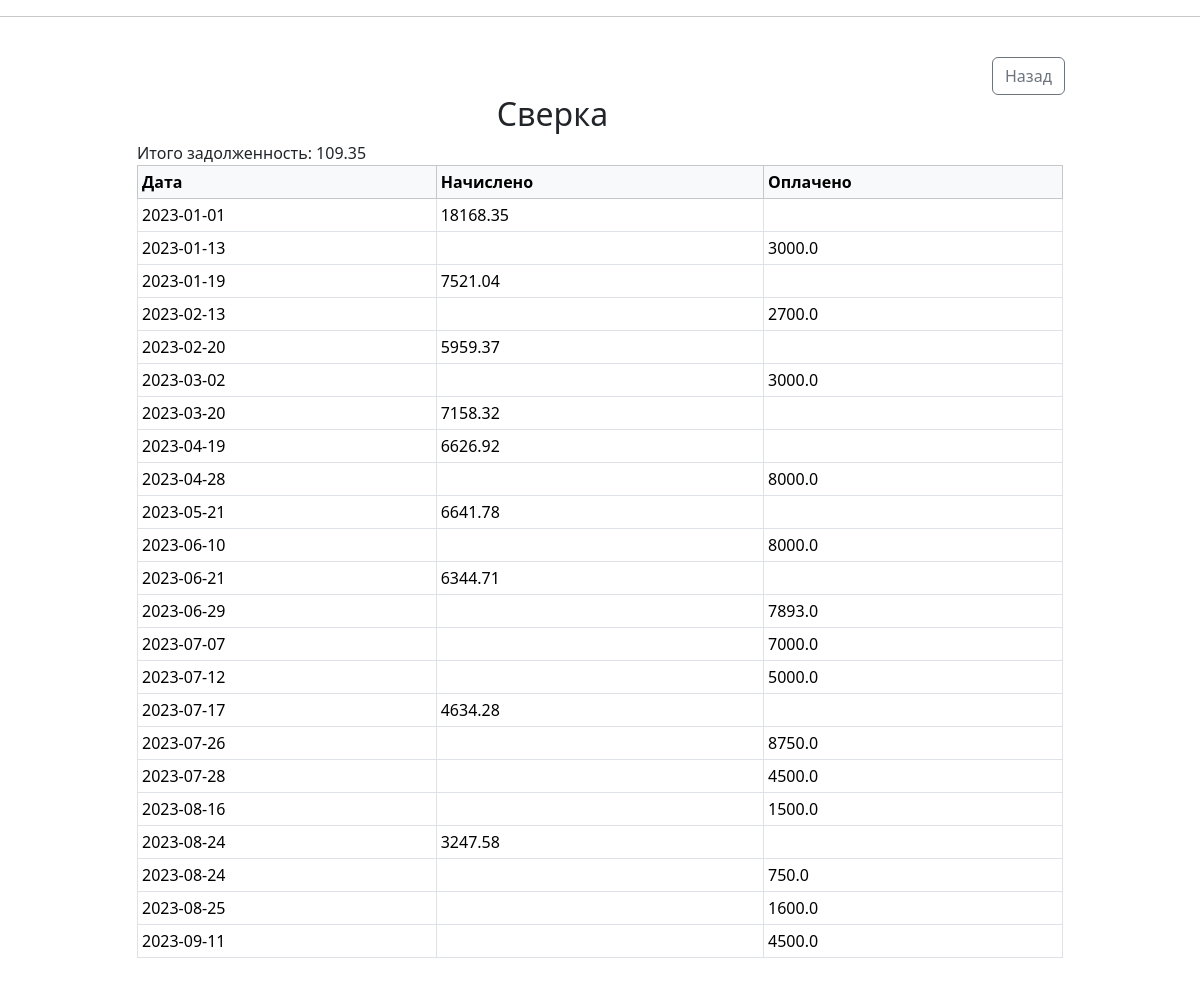
Screenshot of /views with the database file from the repository.
### app/models.py (models this page shows, shortened)
class Report(db.Model):
    id = db.Column(db.Integer, primary_key=True)
    value = db.Column(db.Float)
    date = db.Column(db.Date, index=True, default=date.today())
    data_type = db.Column(db.String(20), db.ForeignKey('type.type'))

### app/routes.py (the view)
@app.route('/views')
def views():
    result = {'accrued': 0.0, 'payment': 0.0}
    dataset = Report.query.order_by(Report.date).all()
    for data in dataset:
        if data.data_type == 'Начислено':
            result['accrued'] += data.value
        else:
            result['payment'] += data.value
    result = round(result['accrued'] - result['payment'], 2)
    return render_template(f"{url_for('views')}.html", title='Сверка', dataset=dataset, result=result)

### app/templates/views.html (shortened to what this page needs)
{% extends 'base.html' %}
{% block content %}
<div class="container">
  <div class="row">
    <div class="col-sm-10"></div>
    <div class="col-sm-2">
        <br>
        <a href= {{ url_for('index') }} class="btn btn-outline-secondary">Назад</a>
    </div>
  </div>
</div>
<div class="container">
  <div class="row">
    <div class="col-sm-3"></div>
    <div class="col-sm-5">
        <h2 align="center">{{ title }}</h2>
    </div>
    <div class="col-sm-3"></div>
  </div>
</div>
<div class="container">
  <div class="row">
    <div class="col-sm-1"></div>
    <div class="col-sm-10">
      <table class="table table-bordered table-sm" >
        <thead class="table-light">
          <tr>
            <th scope="col">Дата</th>
            <th scope="col">Начислено</th>
            <th scope="col">Оплачено</th>
          </tr>
        </thead>
        <tbody>
          {% for data in dataset %}
            <tr >
              {% if (data.data_type == 'Начислено') %}
                <td >{{ data.date }}</td>
                <td scope="row" >{{ data.value }}</td>
                <td ></td>
              {% else %}
                <td >{{ data.date }}</td>
                <td ></td>
                <td scope="row" >{{ data.value }}</td>
              {% endif %}
            </tr>
          {% endfor%}
        </tbody>
      </table>
    </div>
    <div class="col-sm-1"></div>
  </div>
</div>
<br>
{% endblock %}

### app/templates/base.html (shortened to what this page needs)
<!DOCTYPE html>
<html lang="en">
<head>
    <link href="https://cdn.jsdelivr.net/npm/bootstrap@5.3.1/dist/css/bootstrap.min.css" rel="stylesheet">
</head>
<body>
        <hr>
    {% block content %}{% endblock %}
</body>
</html>

### rows the page displays
Report: date "2023-01-01", value "18168.35"
Report: date "2023-01-13", value "3000.0"
Report: date "2023-01-19", value "7521.04"
Report: date "2023-02-13", value "2700.0"
Report: date "2023-02-20", value "5959.37"
Report: date "2023-03-02", value "3000.0"
Report: date "2023-03-20", value "7158.32"
Report: date "2023-04-19", value "6626.92"
Report: date "2023-04-28", value "8000.0"
Report: date "2023-05-21", value "6641.78"
Report: date "2023-06-10", value "8000.0"
Report: date "2023-06-21", value "6344.71"
Report: date "2023-06-29", value "7893.0"
Report: date "2023-07-07", value "7000.0"
Report: date "2023-07-12", value "5000.0"
Report: date "2023-07-17", value "4634.28"
Report: date "2023-07-26", value "8750.0"
Report: date "2023-07-28", value "4500.0"
Report: date "2023-08-16", value "1500.0"
Report: date "2023-08-24", value "3247.58"
Report: date "2023-08-24", value "750.0"
Report: date "2023-08-25", value "1600.0"
Report: date "2023-09-11", value "4500.0"

### other values shown
{{ title }} "Сверка"
